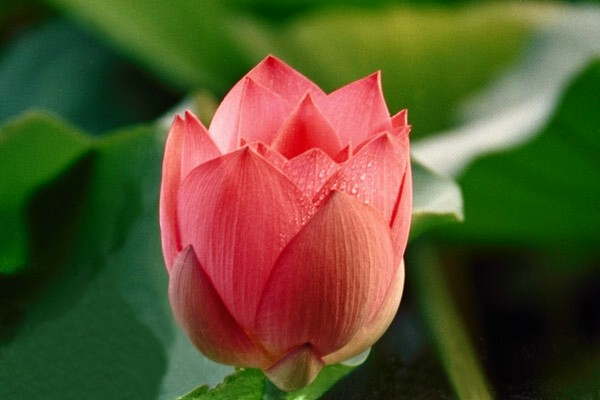
#> input picture Rose.jpg, 600 x 400 px
$ python RGB.py
#> lines starting #> are read from the running program, lines starting #| are printed output that depends on the picture; after the words box and inside, x2 and y2 are one past the last pixel; in counts of white or black regions, pixels touching at a corner belong together
import cv2

image = cv2.imread("Rose.jpg")
#> image is the input picture: shape (400, 600, 3); mean B, G, R 45.3, 81.5, 88.9
gray = cv2.cvtColor(image,cv2.COLOR_BGR2GRAY)
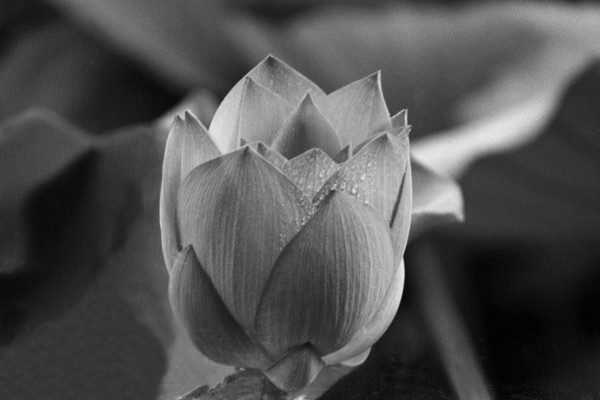
#> gray: shape (400, 600); min 1, max 235, mean 79.6
ret,biner = cv2.threshold(gray,50,255,cv2.THRESH_BINARY)
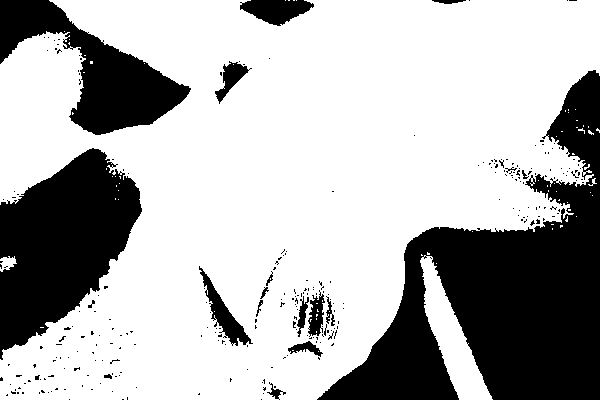
#> biner: shape (400, 600); 70.1% white; 280 black regions (261 under 20 px), largest, box (x1, y1, x2, y2) and area: (317, 70, 600, 400) 38827, (0, 148, 142, 360) 17743, (0, 0, 191, 135) 10004

cv2.imshow("Citra Asli", image)
cv2.imshow("Citra RGB", gray)
cv2.imshow("Citra biner", biner)
cv2.waitKey(0)
cv2.destroyAllWindows()
